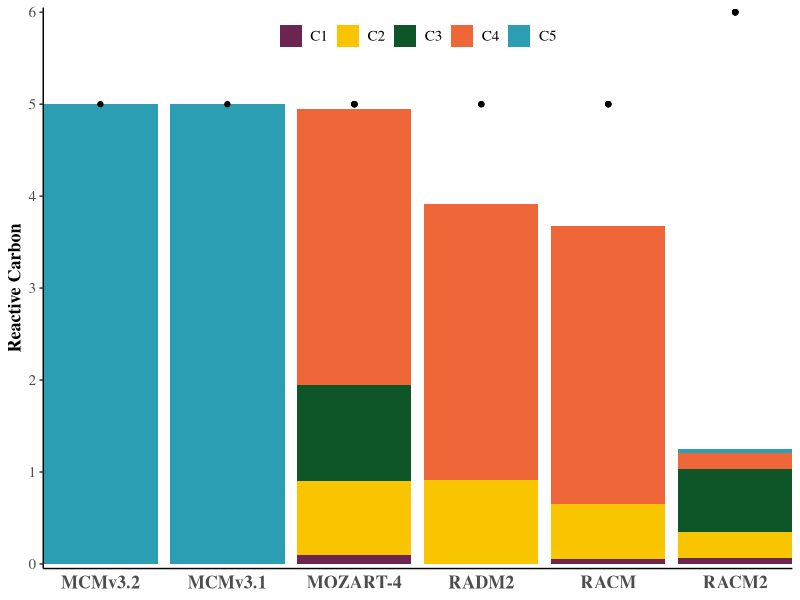

Generate this figure with R:
library(ggplot2)
library(Cairo)
library(ggthemes)

Mechanism = c("MCMv3.2", "MCMv3.1", "MOZART-4", "MOZART-4", "MOZART-4", "MOZART-4", "RADM2", "RADM2", "RACM", "RACM", "RACM", "RACM2", "RACM2", "RACM2", "RACM2", "RACM2")
Product = c("C5", "C5", "C4", "C3", "C2", "C1", "C4", "C2", "C4", "C2", "C1", "C5", "C4", "C3", "C2", "C1")
Reactant = c(5, 5, 5, 5, 5, 5, 5, 5, 5, 5, 5, 6, 6, 6, 6, 6)
Ratio = c(5, 5, 3, 1.05, 0.8, 0.1, 3.003, 0.912, 3.023, 0.6024, 0.052, 0.039, 0.169, 0.692, 0.276, 0.069)
data = data.frame(Mechanism, Reactant, Product, Ratio)

data$Mechanism = factor(data$Mechanism, levels = c("MCMv3.2", "MCMv3.1", "MOZART-4", "RADM2", "RACM", "RACM2"))
data$Product = factor(data$Product, levels = c("C5", "C4", "C3", "C2", "C1"))
my.colours = c("C5" = "#2b9eb3", "C4" = "#ef6638", "C3" = "#0e5628", "C2" = "#f9c500", "C1" = "#6c254f")

plot = ggplot(data, aes(x = Mechanism, y = Ratio, fill = Product))
plot = plot + geom_bar(stat = "identity")
plot = plot + geom_point(aes(y = Reactant), show_guide = FALSE)
plot = plot + scale_y_continuous(limits = c(0, 6), breaks = seq(0, 6, 1), expand = c(0, 0.05))
plot = plot + scale_x_discrete(expand = c(0, 0))
plot = plot + scale_fill_manual(values = my.colours, guide = guide_legend(direction = "horizontal"), limits = rev(levels(data$Product)))
plot = plot + ylab("Reactive Carbon")
plot = plot + theme_tufte()
plot = plot + theme(legend.title = element_blank())
plot = plot + theme(axis.title.x = element_blank())
plot = plot + theme(axis.ticks.x = element_blank())
plot = plot + theme(axis.line = element_line(colour = "black"))
plot = plot + theme(axis.title = element_text(size = 13, face = "bold"))
plot = plot + theme(axis.text.x = element_text(size = 13, face = "bold"))
#plot = plot + theme(axis.text.x = element_text(size = 13, face = "bold", angle = 45, hjust = 0.7, vjust = 0.8))
plot = plot + theme(legend.text = element_text(size = 11))
plot = plot + theme(axis.text.y = element_text(size = 11))
plot = plot + theme(legend.position = c(0.5, 0.95))

CairoPDF(file = "HC5P_NO_C_numbers.pdf", width = 8.6, height = 6)
print(plot)
dev.off()
